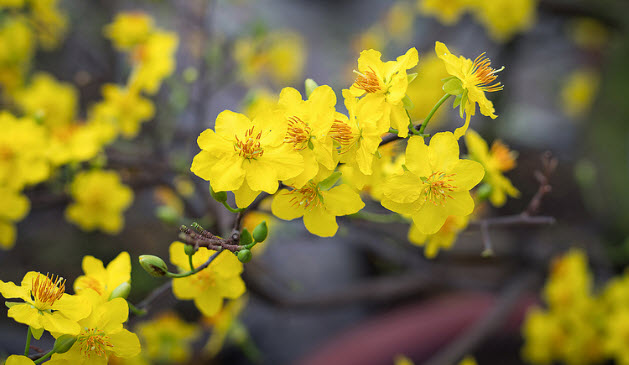
#> input picture Image/hoamai.jpg, 629 x 365 px, given in place of the camera
$ python morpgological.py
#> lines starting #> are read from the running program, lines starting #| are printed output that depends on the picture; after the words box and inside, x2 and y2 are one past the last pixel; in counts of white or black regions, pixels touching at a corner belong together
import cv2
import numpy as  np

cap = cv2.VideoCapture(0)

kernel = np.ones((5, 5), np.uint8)

while True:
	_, frame = cap.read()
#> frame is the input picture: shape (365, 629, 3); mean B, G, R 50.8, 115.8, 125.7
	hsv = cv2.cvtColor(frame, cv2.COLOR_BGR2HSV)
#> hsv: shape (365, 629, 3); mean H, S, V 55, 123.1, 128.4

	lower_red = np.array([6, 7, 8])
	upper_red = np.array([255, 255, 255])

	# dark_red = np.unit8([[[12, 22, 121]]])
	# dark_red = cv2.cvtColor(dark_red, cv2.COLOR_BGR2HSV)

	mask = cv2.inRange(hsv, lower_red, upper_red)
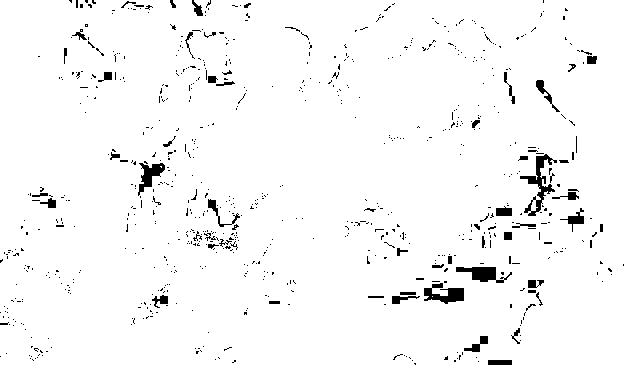
#> mask: shape (365, 629); 96.9% white; 750 black regions (692 under 20 px), largest, box (x1, y1, x2, y2) and area: (520, 154, 557, 216) 619, (424, 283, 464, 304) 459, (456, 267, 512, 283) 449
	res = cv2.bitwise_and(frame, frame, mask = mask)
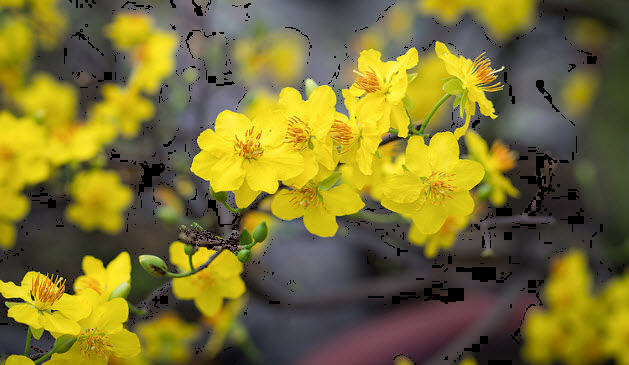
#> res: shape (365, 629, 3); mean B, G, R 49, 113.9, 123.6

	erosion = cv2.erode(mask, kernel, iterations = 1) # co
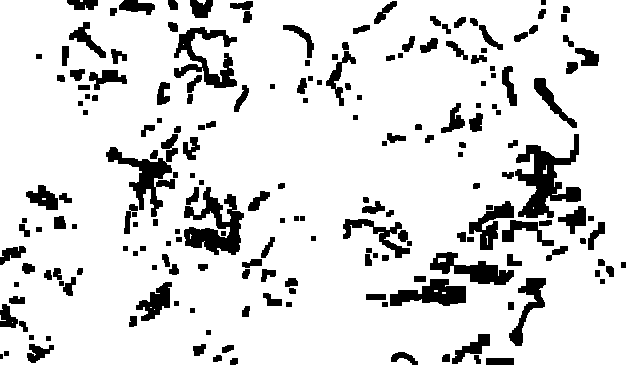
#> erosion: shape (365, 629); 86.3% white; 195 black regions (1 under 20 px), largest, box (x1, y1, x2, y2) and area: (515, 134, 581, 218) 2447, (184, 187, 244, 255) 2064, (106, 134, 178, 217) 1793
	dilation = cv2.dilate(mask, kernel, iterations = 1) #Gian
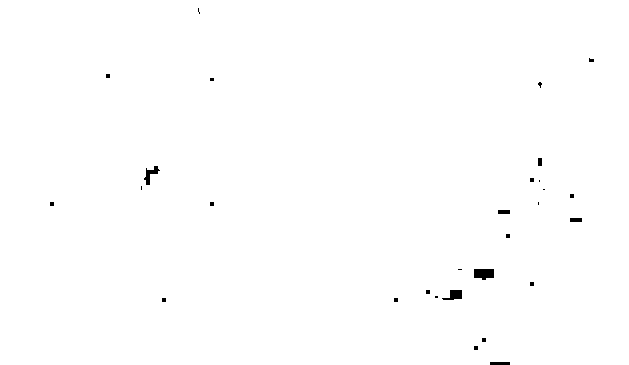
#> dilation: shape (365, 629); 99.6% white; 29 black regions (22 under 20 px), largest, box (x1, y1, x2, y2) and area: (474, 269, 494, 280) 188, (442, 290, 462, 300) 127, (144, 166, 160, 185) 118

	opening = cv2.morphologyEx(mask, cv2.MORPH_OPEN, kernel)
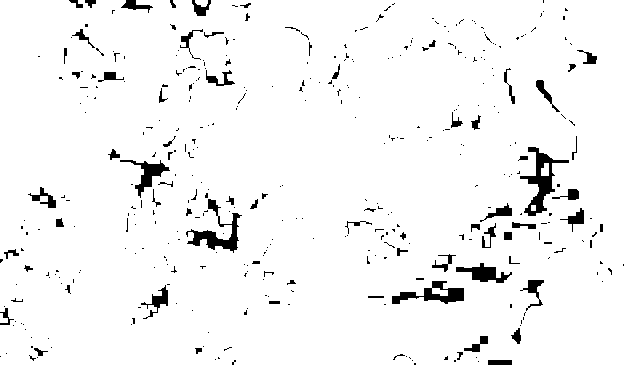
#> opening: shape (365, 629); 95.7% white; 393 black regions (321 under 20 px), largest, box (x1, y1, x2, y2) and area: (520, 147, 569, 216) 992, (186, 199, 242, 253) 836, (392, 281, 464, 304) 702
	closing = cv2.morphologyEx(mask, cv2.MORPH_CLOSE, kernel)
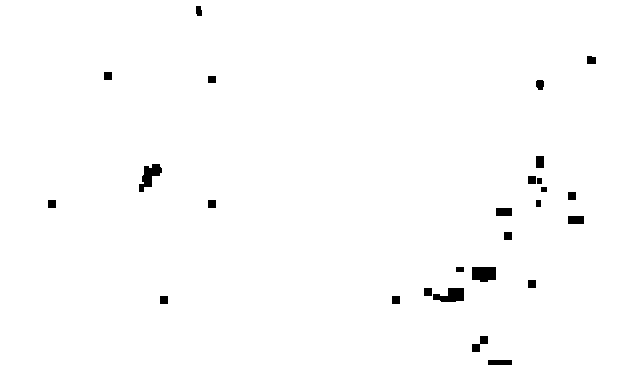
#> closing: shape (365, 629); 98.9% white; 26 black regions, largest, box (x1, y1, x2, y2) and area: (472, 267, 496, 282) 328, (139, 164, 162, 192) 322, (433, 288, 464, 302) 305

	cv2.imshow('Frame', frame)
	# cv2.imshow('mask', mask)
	# cv2.imshow('Res', res)
	cv2.imshow('erosion', erosion)
	cv2.imshow('dilation', dilation)
	cv2.imshow('opening', opening)
	cv2.imshow('closing', closing)

	k = cv2.waitKey(5) & 0xFF
#> (key Esc is pressed here)
	if k == 27: # ESC
		break

# print(kernel)
cv2.destroyAllWindows()
cap.release()

$ run again, on Image/person.jpg
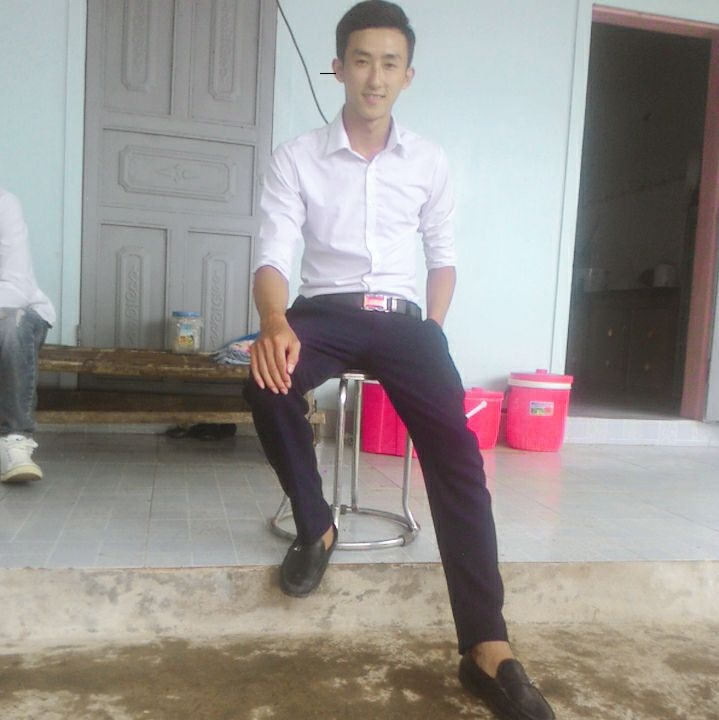
#> input picture Image/person.jpg, 719 x 720 px, given in place of the camera
#> frame is the input picture: shape (720, 719, 3); mean B, G, R 142.6, 145.6, 150.7
#> hsv: shape (720, 719, 3); mean H, S, V 65.4, 36, 156
#> `mask = cv2.inRange(hsv, lower_red, upper_red)`:
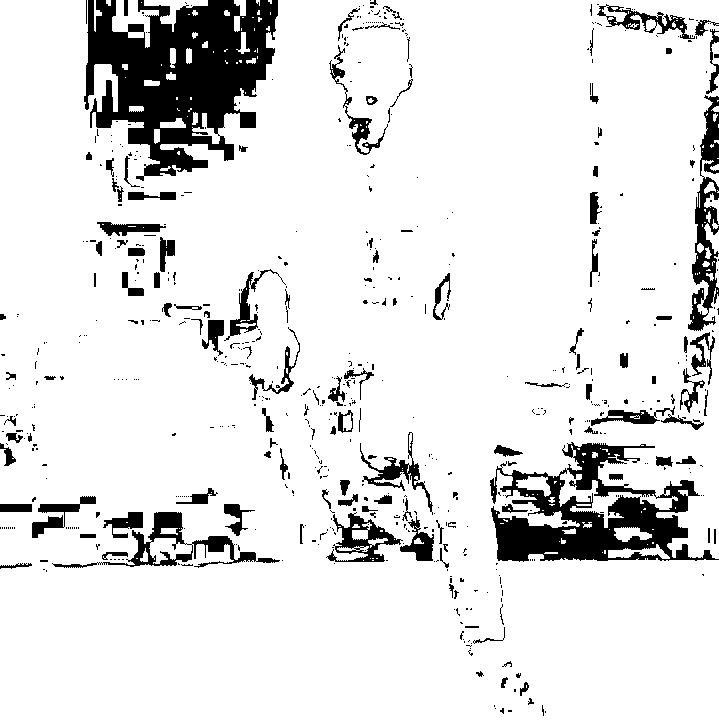
#> mask: shape (720, 719); 88.8% white; 613 black regions (475 under 20 px), largest, box (x1, y1, x2, y2) and area: (84, 0, 278, 181) 20471, (490, 442, 719, 562) 11782, (688, 95, 719, 331) 3132
#> erosion: shape (720, 719); 78.7% white; 153 black regions, largest, box (x1, y1, x2, y2) and area: (82, 0, 280, 183) 25649, (488, 440, 719, 572) 18700, (567, 2, 719, 436) 14229
#> dilation: shape (720, 719); 95.3% white; 156 black regions (88 under 20 px), largest, box (x1, y1, x2, y2) and area: (88, 0, 276, 143) 13442, (496, 499, 645, 559) 3356, (610, 500, 686, 548) 1323
#> opening: shape (720, 719); 86.9% white; 253 black regions (154 under 20 px), largest, box (x1, y1, x2, y2) and area: (84, 0, 278, 181) 21574, (490, 442, 719, 570) 13611, (597, 4, 719, 416) 7126
#> `closing = cv2.morphologyEx(mask, cv2.MORPH_CLOSE, kernel)`:
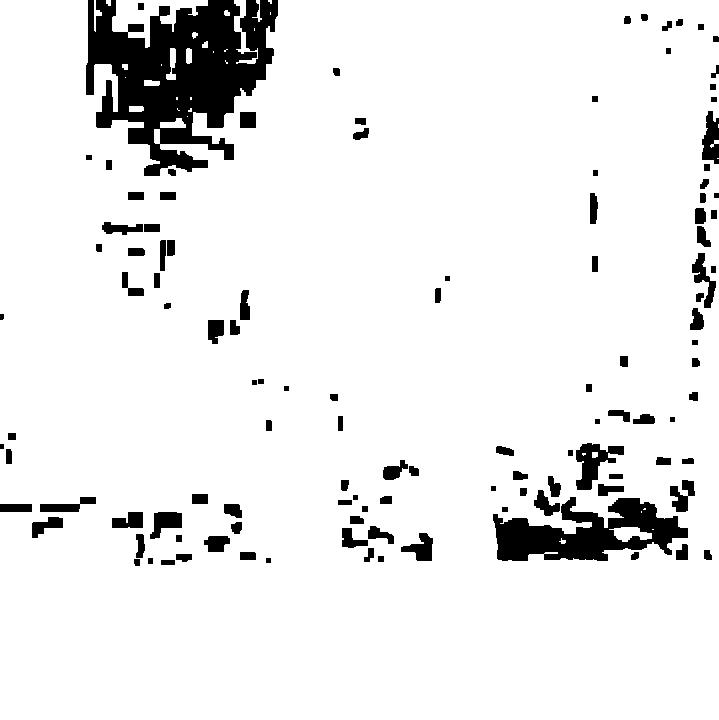
#> closing: shape (720, 719); 92% white; 118 black regions, largest, box (x1, y1, x2, y2) and area: (86, 0, 278, 176) 19393, (493, 497, 688, 561) 6839, (576, 443, 624, 490) 1069
